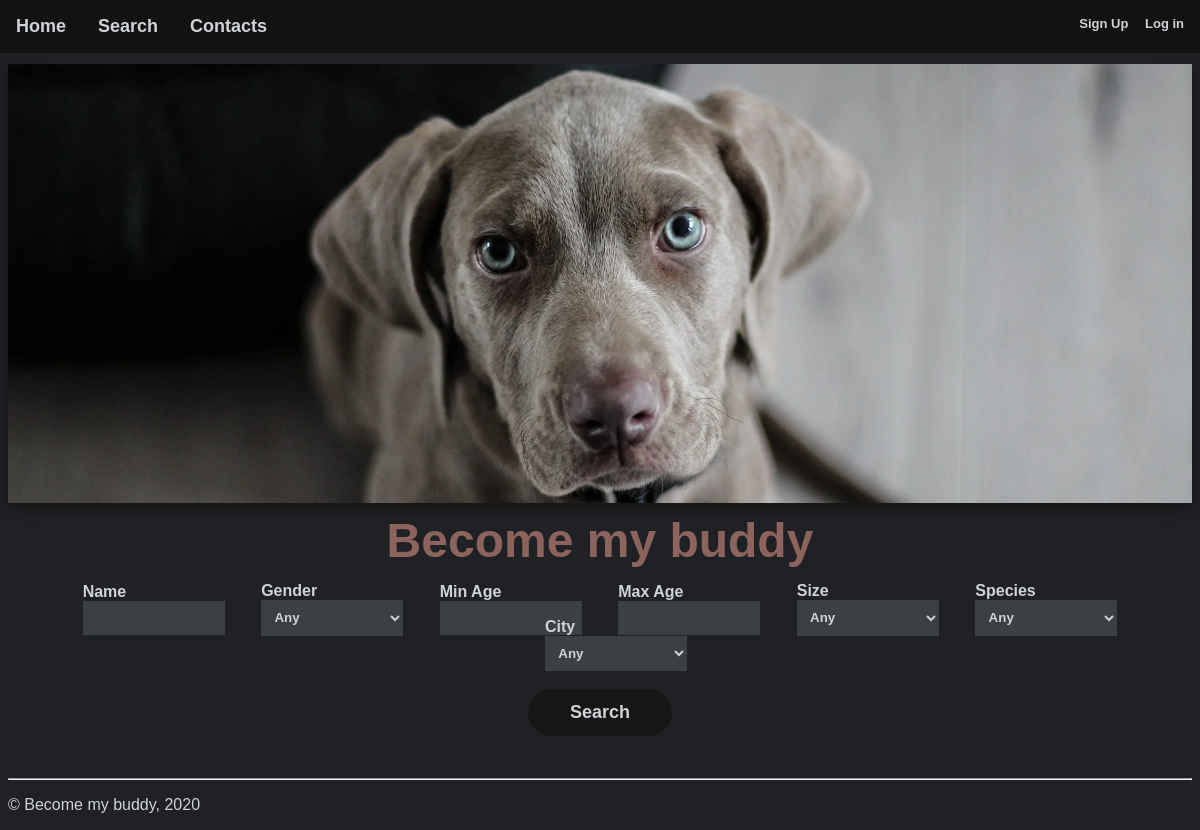
Page /pages/list.php on the earlier database version.
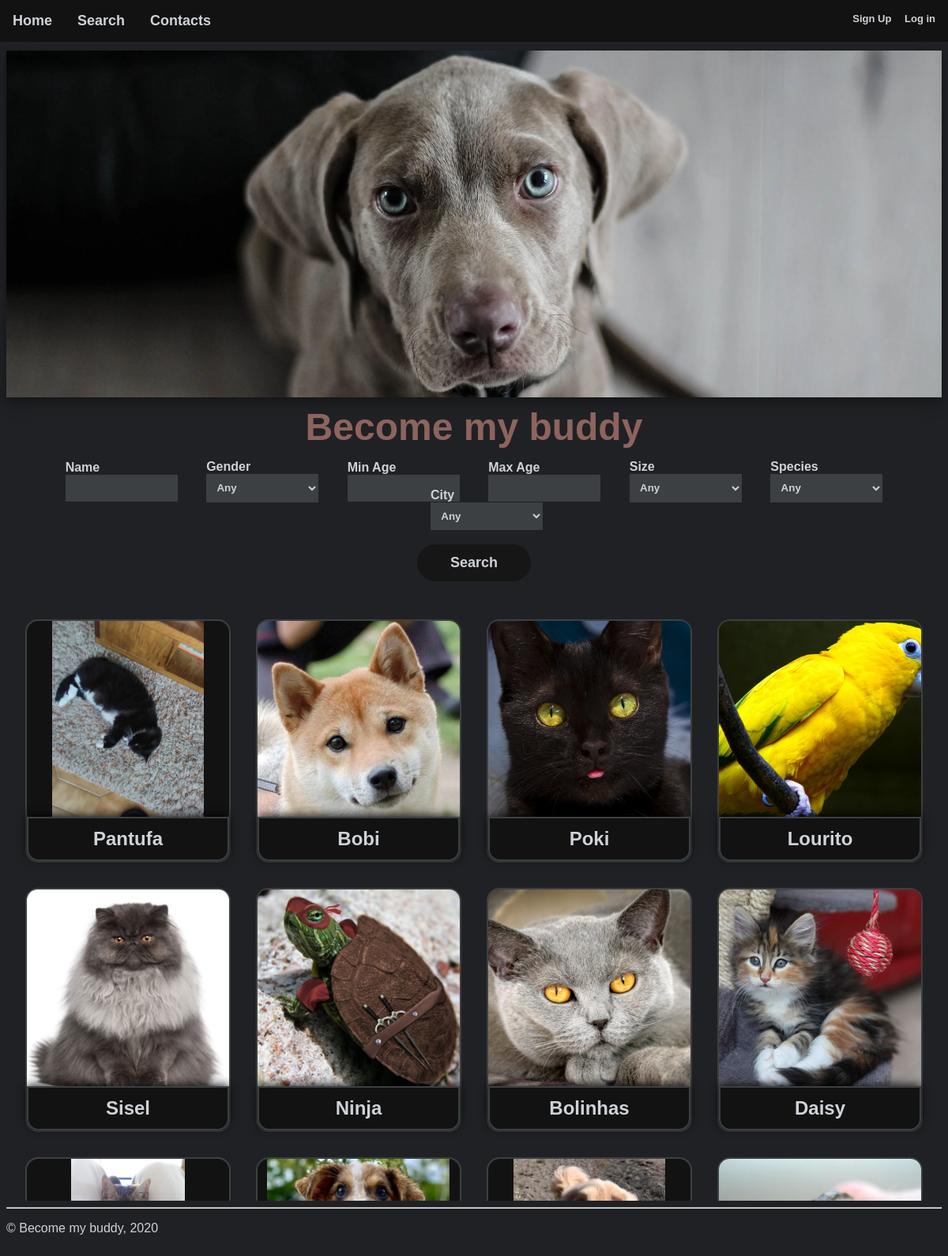
Same page on the later database version.
### tables this page shows
CREATE TABLE PetPost( 
    id INTEGER PRIMARY KEY,
    name TEXT NOT NULL,
    birth_date DATE NOT NULL,
    gender INTEGER CHECK (gender = 1 OR gender = 0), -- 0 male, 1 female
    size INTEGER CHECK (size = 1 OR size = 2 OR size = 3), -- 1 small, 2 medium, 3 big
    description TEXT NOT NULL,
    date DATE NOT NULL,
    color_id INTEGER REFERENCES Color(id),
    species_id INTEGER REFERENCES Species(id),
    city_id INTEGER REFERENCES City(id),
    user_id INTEGER REFERENCES User(id)
);

### pages/list.php (called while the page is built, shortened)
<?php
  require '../templates/common/tpl_header.php';
  require_once '../templates/tpl_list.php';
?>
<?php
  $filterOptions = getFilterOptions();
  $posts = $filterOptions['posts'];
  $values = $filterOptions['values'];
  drawSearch($values);
  drawPostList($posts);
  require '../templates/common/tpl_footer.php';
?>

### database/queries/db_post.php (called while the page is built, shortened)
<?php
    function conditionsToString($query_conditions_array)
    {
        if (count($query_conditions_array) == 0) {
            return '';
        }
        $res = 'WHERE ';
        $i = 0;
        $res .= $query_conditions_array[$i];
        return $res;
    }
    function getPosts($search_options, $query_conditions_array, $from_clause)
    {
        $query_conditions = conditionsToString($query_conditions_array);
        $db = Database::instance()->db();
        $stmt = $db->prepare(
            'SELECT DISTINCT PetPost.id as post_id, name, birth_date,
               cast(julianday(date("now")) - julianday(birth_date) as int) as age,
               gender, size, city_id, species_id,
             PetPhoto.id as photo_id, PetPhoto.extension as photo_extension
             FROM PetPost JOIN PetPhoto ON(PetPost.id = PetPhoto.post_id) ' .
            $from_clause .
            $query_conditions .
            ' GROUP BY PetPost.id'
        );
        $stmt->execute($search_options);
        return $stmt->fetchAll();
    }
?>

### templates/tpl_list.php (the view, shortened to what this page needs)
<?php
require_once '../database/queries/db_post.php';
require_once '../templates/tpl_utils.php';
?>
<?php function drawPostList($posts)
{
    ?>
<div class="list">
    <?php
    foreach($posts as $post) {
        drawPostItem($post);
    }
    ?>
</div>
<?php } ?>
<?php function drawPostItem($post)
{
    $photo_path = '/static/images/' . $post['photo_id'] . '.' . $post['photo_extension'];
    $post_path = 'post.php?post_id=' . $post['post_id'];
    ?>
  <a class="nounderline list-item" href="<?php echo $post_path; ?>">
    <div class="petimage">
      <div class="list-item-img" style="background: url('<?php echo $photo_path; ?>') no-repeat center /auto 100%"></div>
    </div>
    <div class="list-item-txt">
      <?php echo $post['name']; ?>
    </div>
  </a>
<?php } ?>
<?php function drawSearch($values)
{
    ?>
<form class="listfilter" action="../pages/list.php" method="GET">
  <div class="form-item listfilter-item" >
    <label for="name">Name</label>
    <input id="name" type="text" name="name" value="<?php echo $values['name'] ?>">
  </div>
  <div class="form-item listfilter-item" >
  </div>
  <div class="form-item listfilter-item" >
    <label for="min_age">Min Age</label>
    <input id="min_age" min="0" type="text" name="min_age" value="<?php echo $values['min_age'] ?>">
  </div>
  <div class="form-item listfilter-item" >
    <label for="max_age">Max Age</label>
    <input id="max_age" min="0" type="text" name="max_age" value="<?php echo $values['max_age'] ?>">
  </div>
  <div class="form-item listfilter-item" >
  </div>
  <div class="form-item listfilter-item" >
  </div>
  <div class="form-item listfilter-item" >
  </div>
  <br>
  <input class="form-button listfilter-button" type="submit" value="Search">
</form>
<?php }?>
<?php function getFilterOptions()
{
    $search_options = array();
    $query_conditions = array();
    $from_clause = "";
    $curr_favourite = "false";
    $curr_name = '';
    $curr_min_age = '';
    $curr_max_age = '';
    $curr_gender = 'any';
    $curr_size = '';
    $curr_city = 'any';
    $curr_species = 'any';
    $current_values = array(
      'name'=> $curr_name,
      'min_age'=> $curr_min_age,
      'max_age'=> $curr_max_age,
      'gender'=> $curr_gender,
      'size'=> $curr_size,
      'city'=> $curr_city,
      'species'=> $curr_species,
      'favourite' => $curr_favourite
    );
    $posts = getPosts($search_options, $query_conditions, $from_clause);
    return array(
      'posts'=>$posts,
      'values'=> $current_values);
}?>

Differences in the rows shown:
now on this page (row edited): petpost: shows a picture, name "Pantufa"
now on this page (row edited): petpost: shows a picture, name "Bobi"
now on this page (row edited): petpost: shows a picture, name "Poki"
now on this page (row edited): petpost: shows a picture, name "Lourito"
added petpost: shows a picture, name "Sisel"
added petpost: shows a picture, name "Ninja"
added petpost: shows a picture, name "Bolinhas"
added petpost: shows a picture, name "Daisy"
added petpost: shows a picture
added petpost: shows a picture
added petpost: shows a picture
added petpost: shows a picture
